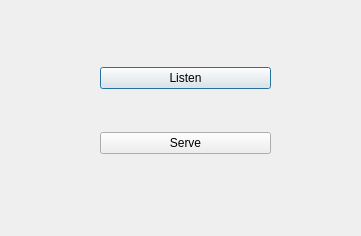
<?xml version="1.0" encoding="UTF-8"?>
<ui version="4.0">
 <class>Dialog</class>
 <widget class="QDialog" name="Dialog">
  <property name="geometry">
   <rect>
    <x>0</x>
    <y>0</y>
    <width>361</width>
    <height>236</height>
   </rect>
  </property>
  <property name="windowTitle">
   <string>Dialog</string>
  </property>
  <widget class="QWidget" name="verticalLayoutWidget">
   <property name="geometry">
    <rect>
     <x>100</x>
     <y>30</y>
     <width>171</width>
     <height>161</height>
    </rect>
   </property>
   <layout class="QVBoxLayout" name="verticalLayout">
    <item>
     <widget class="QPushButton" name="pushButton_2">
      <property name="text">
       <string>Listen</string>
      </property>
     </widget>
    </item>
    <item>
     <widget class="QPushButton" name="pushButton">
      <property name="text">
       <string>Serve</string>
      </property>
     </widget>
    </item>
   </layout>
  </widget>
 </widget>
 <resources/>
 <connections/>
</ui>
